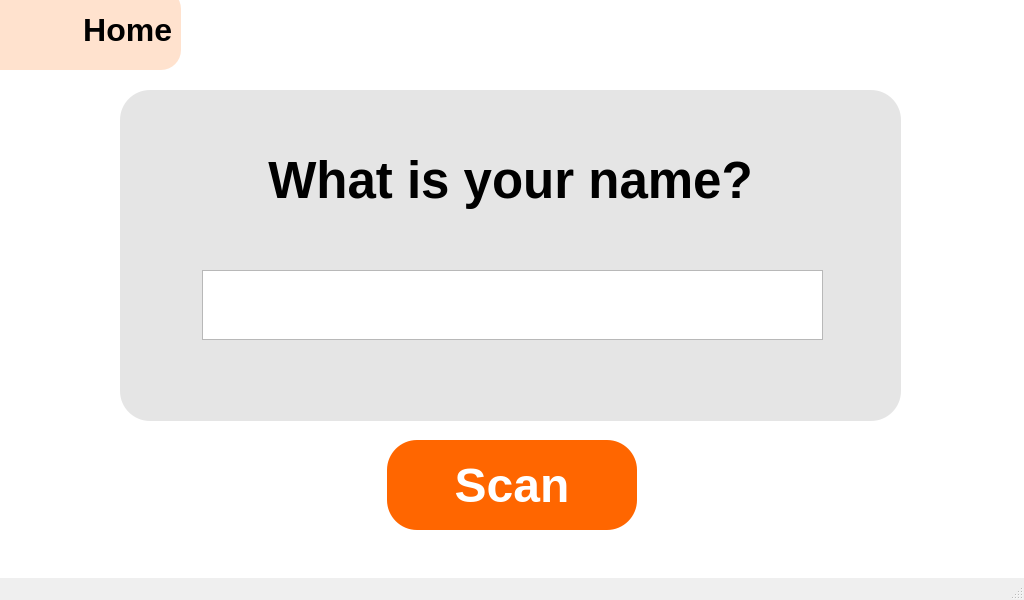
<?xml version="1.0" encoding="UTF-8"?>
<ui version="4.0">
 <class>MainWindow</class>
 <widget class="QMainWindow" name="MainWindow">
  <property name="geometry">
   <rect>
    <x>0</x>
    <y>0</y>
    <width>1024</width>
    <height>600</height>
   </rect>
  </property>
  <property name="windowTitle">
   <string>MainWindow</string>
  </property>
  <widget class="QWidget" name="centralwidget">
   <widget class="QLabel" name="lblBackground">
    <property name="geometry">
     <rect>
      <x>0</x>
      <y>0</y>
      <width>1024</width>
      <height>600</height>
     </rect>
    </property>
    <property name="styleSheet">
     <string notr="true">background-color: #ffffff;</string>
    </property>
    <property name="text">
     <string/>
    </property>
    <property name="scaledContents">
     <bool>true</bool>
    </property>
   </widget>
   <widget class="QLabel" name="btnHome">
    <property name="geometry">
     <rect>
      <x>-20</x>
      <y>-11</y>
      <width>201</width>
      <height>81</height>
     </rect>
    </property>
    <property name="font">
     <font>
      <pointsize>24</pointsize>
      <weight>75</weight>
      <bold>true</bold>
     </font>
    </property>
    <property name="styleSheet">
     <string notr="true">background-color: rgb(255, 102, 0);
background-color: rgb(255, 226, 206);
border-radius:20px;</string>
    </property>
    <property name="frameShape">
     <enum>QFrame::NoFrame</enum>
    </property>
    <property name="text">
     <string>Home </string>
    </property>
    <property name="alignment">
     <set>Qt::AlignRight|Qt::AlignTrailing|Qt::AlignVCenter</set>
    </property>
   </widget>
   <widget class="QLabel" name="label_3">
    <property name="geometry">
     <rect>
      <x>120</x>
      <y>90</y>
      <width>781</width>
      <height>331</height>
     </rect>
    </property>
    <property name="styleSheet">
     <string notr="true">background-color: #E5E5E5;
border-radius:30px;</string>
    </property>
    <property name="frameShape">
     <enum>QFrame::NoFrame</enum>
    </property>
    <property name="text">
     <string/>
    </property>
   </widget>
   <widget class="QLabel" name="lblWhat">
    <property name="geometry">
     <rect>
      <x>120</x>
      <y>130</y>
      <width>781</width>
      <height>100</height>
     </rect>
    </property>
    <property name="font">
     <font>
      <pointsize>38</pointsize>
      <weight>75</weight>
      <bold>true</bold>
     </font>
    </property>
    <property name="text">
     <string>What is your name?</string>
    </property>
    <property name="alignment">
     <set>Qt::AlignCenter</set>
    </property>
   </widget>
   <widget class="QTextEdit" name="txtName">
    <property name="geometry">
     <rect>
      <x>202</x>
      <y>270</y>
      <width>621</width>
      <height>70</height>
     </rect>
    </property>
    <property name="font">
     <font>
      <pointsize>26</pointsize>
     </font>
    </property>
    <property name="styleSheet">
     <string notr="true">font-size: 26;</string>
    </property>
    <property name="html">
     <string>&lt;!DOCTYPE HTML PUBLIC &quot;-//W3C//DTD HTML 4.0//EN&quot; &quot;http://www.w3.org/TR/REC-html40/strict.dtd&quot;&gt;
&lt;html&gt;&lt;head&gt;&lt;meta name=&quot;qrichtext&quot; content=&quot;1&quot; /&gt;&lt;style type=&quot;text/css&quot;&gt;
p, li { white-space: pre-wrap; }
&lt;/style&gt;&lt;/head&gt;&lt;body style=&quot; font-family:'MS Shell Dlg 2'; font-size:26pt; font-weight:400; font-style:normal;&quot;&gt;
&lt;p style=&quot;-qt-paragraph-type:empty; margin-top:0px; margin-bottom:0px; margin-left:0px; margin-right:0px; -qt-block-indent:0; text-indent:0px;&quot;&gt;&lt;br /&gt;&lt;/p&gt;&lt;/body&gt;&lt;/html&gt;</string>
    </property>
   </widget>
   <widget class="QLabel" name="btnScan">
    <property name="geometry">
     <rect>
      <x>387</x>
      <y>440</y>
      <width>250</width>
      <height>90</height>
     </rect>
    </property>
    <property name="font">
     <font>
      <pointsize>36</pointsize>
      <weight>75</weight>
      <bold>true</bold>
     </font>
    </property>
    <property name="styleSheet">
     <string notr="true">background-color: rgb(255, 102, 0);
border-radius:30px;
color: #ffffff;</string>
    </property>
    <property name="frameShape">
     <enum>QFrame::Box</enum>
    </property>
    <property name="text">
     <string>Scan</string>
    </property>
    <property name="alignment">
     <set>Qt::AlignCenter</set>
    </property>
   </widget>
   <widget class="QLabel" name="lblHome">
    <property name="geometry">
     <rect>
      <x>10</x>
      <y>13</y>
      <width>35</width>
      <height>35</height>
     </rect>
    </property>
    <property name="text">
     <string/>
    </property>
    <property name="pixmap">
     <pixmap>images/home2.png</pixmap>
    </property>
    <property name="scaledContents">
     <bool>true</bool>
    </property>
   </widget>
  </widget>
  <widget class="QMenuBar" name="menubar">
   <property name="geometry">
    <rect>
     <x>0</x>
     <y>0</y>
     <width>1024</width>
     <height>26</height>
    </rect>
   </property>
  </widget>
  <widget class="QStatusBar" name="statusbar"/>
 </widget>
 <resources/>
 <connections/>
</ui>
